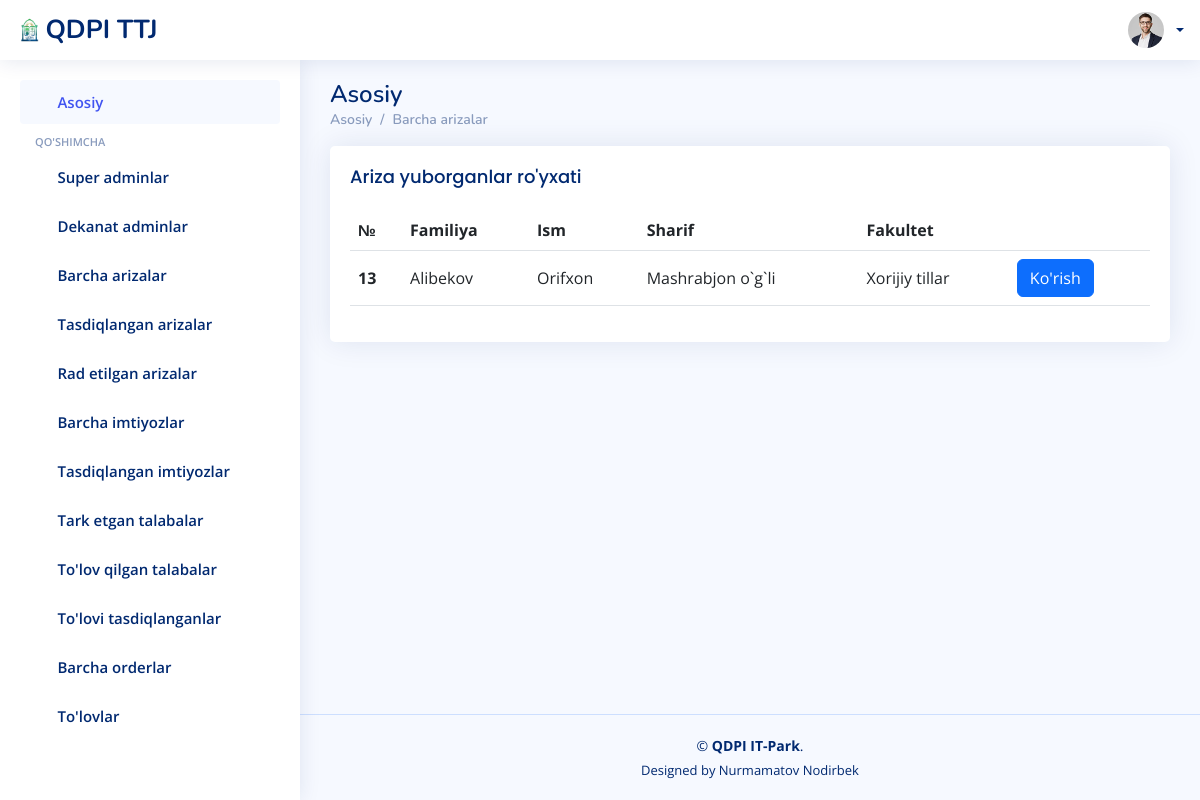
The app's page /ariza/barcha_arizalar/ (signed in), older data.
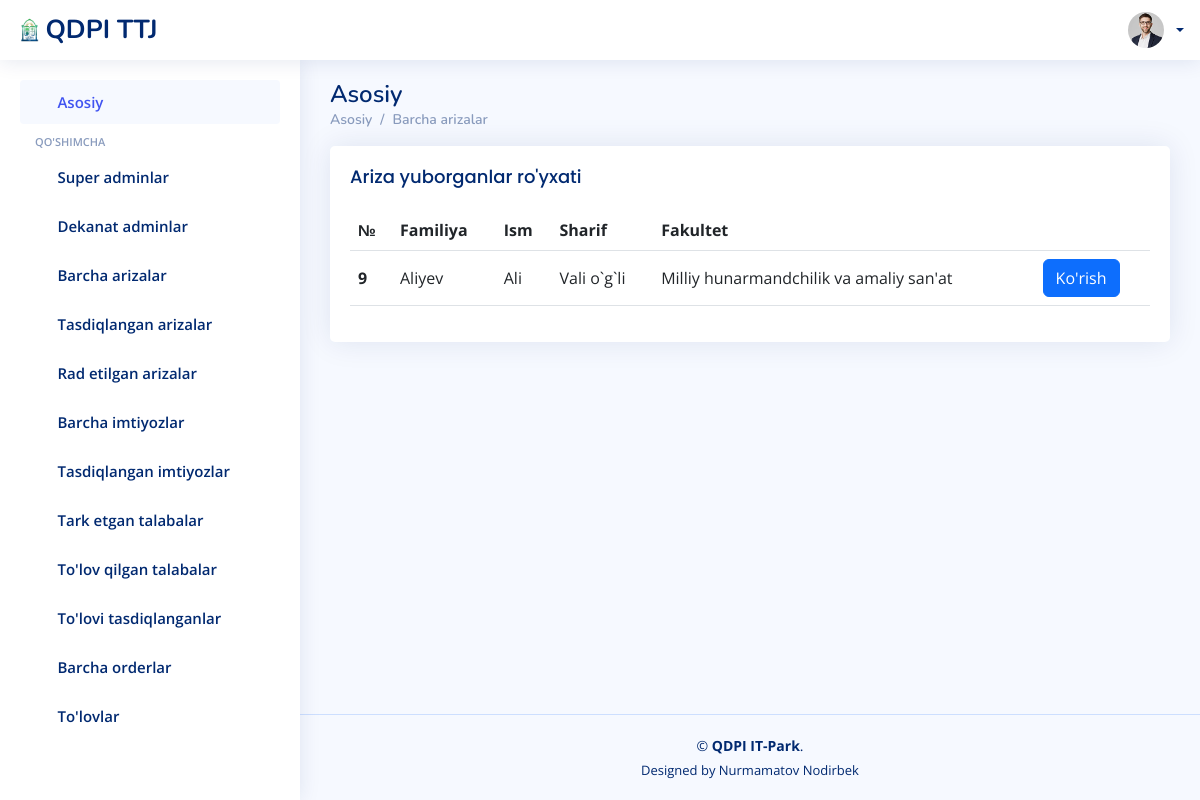
The same page, newer data.
### ariza/models.py (models this page shows)
class Ariza(models.Model):
    talaba_id = models.CharField(max_length=100)
    first_name = models.CharField(max_length=100)
    last_name = models.CharField(max_length=100)
    sharif = models.CharField(max_length=100)
    viloyat = models.CharField(max_length=100)
    tuman = models.CharField(max_length=100)
    kocha = models.CharField(max_length=100)
    fakultet = models.CharField(max_length=100)
    yonalish = models.CharField(max_length=100)
    kurs    = models.CharField(max_length=100)
    pasport_serya_raqam = models.CharField(max_length=100)
    pasport_rasm = models.FileField(upload_to='rasmlar/')
    xulosa = models.CharField(max_length=1000, blank=True)
    tasdiqlash = models.CharField(max_length=100, blank=True)
    sana = models.DateTimeField(auto_now_add=True)

### ariza/views.py (the view)
# urls.py: path('barcha_arizalar/', barcha_arizalar, name='barcha_arizalar'),
@csrf_exempt
def barcha_arizalar(request):
    talaba = User.objects.filter(lavozim='talaba')
    arizalar = Ariza.objects.filter(tasdiqlash='')
    contex = {
        'talaba':talaba,
        'arizalar':arizalar,
    }
    return render(request, 'superadmin/barcha_arizalar.html', contex)

### templates/superadmin/barcha_arizalar.html (shortened to what the changed rows need)
{% load static %}
<!DOCTYPE html>
<html lang="en">
<head>
  <link href="{% static '/assets/vendor/bootstrap/css/bootstrap.min.css' %}" rel="stylesheet">
  <link href="{% static '/assets/vendor/bootstrap-icons/bootstrap-icons.css' %}" rel="stylesheet">
  <link href="{% static '/assets/vendor/simple-datatables/style.css' %}" rel="stylesheet">
  <link href="{% static '/assets/css/style.css' %}" rel="stylesheet">
</head>
<body>
  {% if user.is_authenticated %}
  <main id="main" class="main">
    <div class="pagetitle">
      <h1>Asosiy</h1>
    </div>
    <section class="section dashboard">
      <div class="row">
        <div class="col-lg-12">
          <div class="card">
            <div class="card-body">
              <table class="table datatable">
                <thead>
                  <tr>
                    <th scope="col">№</th>
                    <th scope="col">Familiya</th>
                    <th scope="col">Ism</th>
                    <th scope="col">Sharif</th>
                    <th scope="col">Fakultet</th>
                    <th></th>
                  </tr>
                </thead>
                <tbody>
                  {% for a in arizalar %}
                  <tr>
                    <th scope="row">{{a.id}}</th>
                    <td>{{a.last_name}}</td>
                    <td>{{a.first_name}}</td>
                    <td>{{a.sharif}}</td>
                    <td>{{a.fakultet}}</td>
                    <td><a class="btn btn-primary" href="{% url 'arizalar_jadvali' a.talaba_id %}">Ko'rish</a></td>
                  </tr>
                  {% endfor %}
                </tbody>
              </table>
            </div>
          </div>
        </div>
      </div>
    </section>
  </main>
  {% endif %}
</body>
</html>

Row changes from the older to the newer data that the page shows:
no longer on this page (row edited): Ariza: id "13", last_name "Alibekov", first_name "Orifxon", sharif "Mashrabjon o`g`li", fakultet "Xorijiy tillar"
now on this page (row edited): Ariza: id "9", last_name "Aliyev", first_name "Ali", sharif "Vali o`g`li", fakultet "Milliy hunarmandchilik va amaliy san'at"
